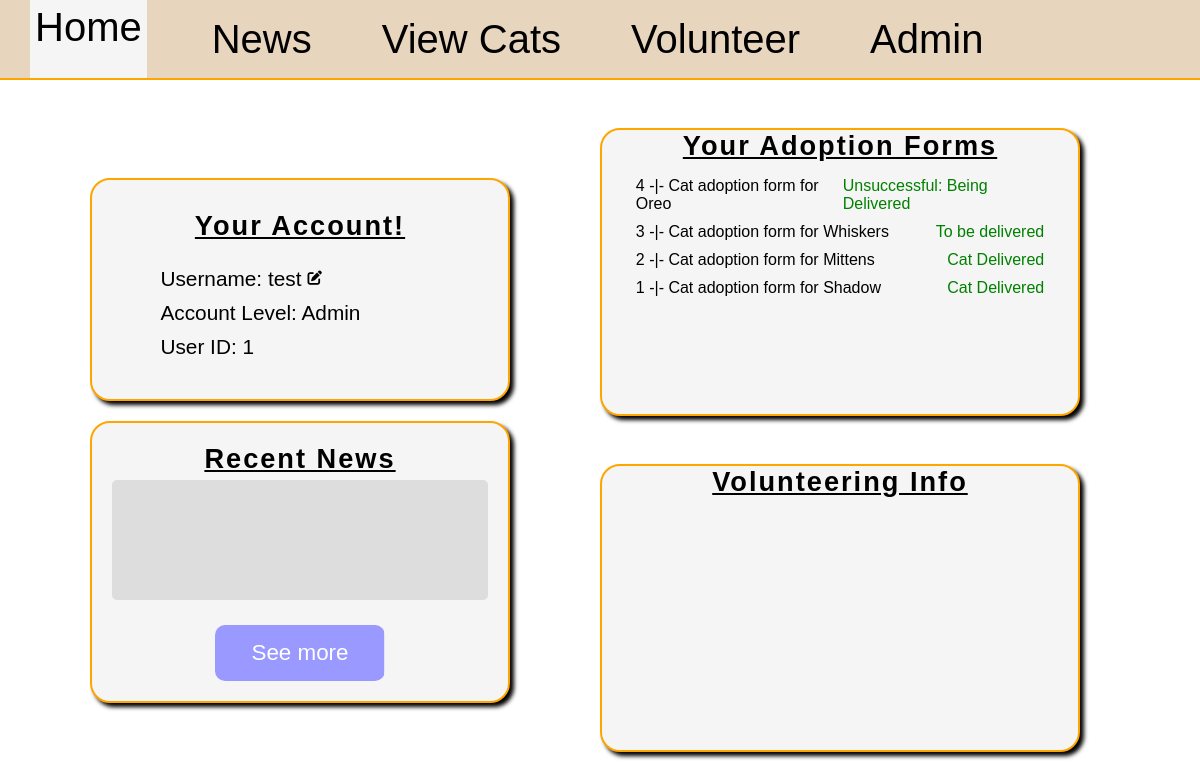
Page /home/1 on the earlier database version.
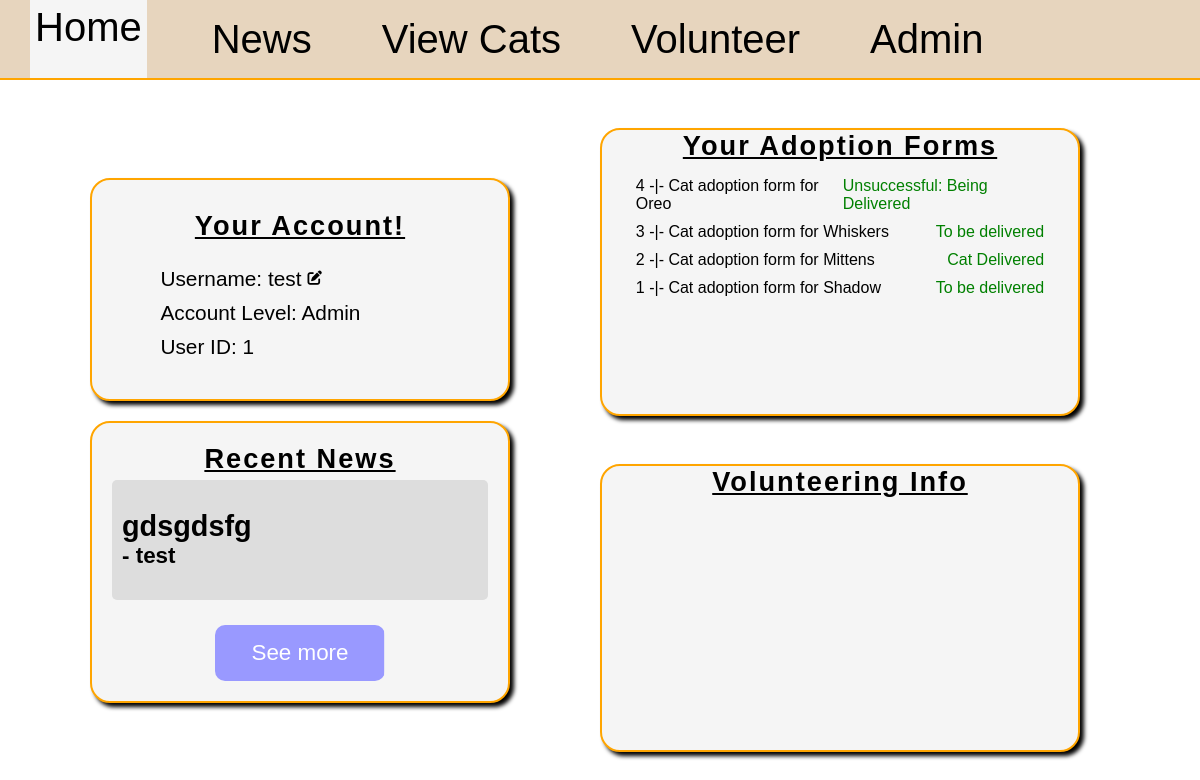
Same page on the later database version.
### main.py (models this page shows)
class User(db.Model):
    id = db.Column(db.Integer, primary_key=True)
    username = db.Column(db.String(50), nullable=False, unique=True)
    password = db.Column(db.String(50), nullable=False)
    level = db.Column(db.String(50), nullable=False)
    news = db.relationship('News', backref='author', lazy=True)
    forms = db.relationship('AdoptionForm', backref='user', lazy=True)
    volunteer_request = db.relationship('VolunteerRequest', backref='user', lazy=True)
    transport = db.relationship('CatTransport', backref='user', lazy=True)

class AdoptionForm(db.Model):
	id = db.Column(db.Integer, primary_key=True)
	address = db.Column(db.String(30), nullable=False)
	other_pets = db.Column(db.Integer, nullable=False)
	reason = db.Column(db.String(100), nullable=False)
	cat_id = db.Column(db.Integer, db.ForeignKey('cat.id'), nullable=False)
	user_id = db.Column(db.Integer, db.ForeignKey('user.id'), nullable=False)
	review = db.relationship('AdoptionFormReview', backref='form', uselist=False)

class Cat(db.Model):
	id = db.Column(db.Integer, primary_key=True)
	name = db.Column(db.String(25), nullable=False)
	bio = db.Column(db.String(100), nullable=False)
	age = db.Column(db.Integer, nullable=False)
	gender = db.Column(db.String(1), nullable=False)
	image = db.Column(db.String(100))
	room = db.Column(db.String(2))
	adopted = db.Column(db.Boolean, nullable=False, default=False)
	forms = db.relationship('AdoptionForm', backref='cat', lazy=True)
	transport = db.relationship('CatTransport', backref='cat', lazy=True, uselist=False)

class AdoptionFormReview(db.Model):
	id = db.Column(db.Integer, primary_key=True)
	status = db.Column(db.String(30), nullable=False)
	reason = db.Column(db.String(30))
	form_id = db.Column(db.Integer, db.ForeignKey('adoption_form.id'), unique=True, nullable=False)

class News(db.Model):
    id = db.Column(db.Integer, primary_key=True)
    headline = db.Column(db.String(50), nullable=False, unique=True)
    description = db.Column(db.String(250), nullable=False, unique=True)
    author_id = db.Column(db.Integer, db.ForeignKey('user.id'), nullable=False)

### main.py (the view)
@app.route('/home/<int:id>', methods=["GET", "POST"])
def home(id):
	user = User.query.filter(User.id==id).first()
	form = UsernameForm()
	newest_news = News.query.order_by(News.id.desc()).first()
	user_adoptions = AdoptionForm.query.filter(AdoptionForm.user_id==id).all()
	user_applications = VolunteerRequest.query.filter(VolunteerRequest.user_id==id).order_by(VolunteerRequest.user_id.desc()).all()
	if form.validate_on_submit():
		username = form.username.data
		found_user = User.query.filter(User.username==username).first()
		if found_user and username != user.username:
			form.username.data = user.username
			return render_template("home.html", applications=user_applications, user=user, form=form, error="exists", news=newest_news, asoptions=user_adoptions)
		else:
			user.username = username
			db.session.commit()
			return redirect(url_for("home", id=user.id))
	else:
		form.username.data = user.username
		return render_template("home.html", applications=user_applications, user=user, form=form, error="none", news=newest_news, adoptions=user_adoptions)

### templates/home.html (shortened to what this page needs)
{% extends "base.html" %}
{% block style %}
<link rel="stylesheet" href="{{ url_for('static', filename='home.css') }}">
<link rel="stylesheet" href="https://cdnjs.cloudflare.com/ajax/libs/font-awesome/6.5.0/css/all.min.css">
{% endblock %}
{% block content %}
<main>
	<section id="section-1">
	<div id="profile-div" class="page-div">
		<div id="details">
			<h2>Your Account!</h2>
			<p id="error" class="{{ error }}"></p>
			<div id="username-div">
				<p class="account-detail" id="username-show">Username: {{ user.username }}</p>
				<i class="fas fa-pen-to-square account-detail" id="edit"></i>
			</div>
			<p class="account-detail">Account Level: {{ user.level|capitalize }}</p>
			<p class="account-detail">User ID: {{ user.id }}</p>
		</div>
	</div>
	<div id="news-div" class="page-div">
		<h2>Recent News</h2>
		<div id="newest-news">
			{% if news %}
			<h3>{{ news.headline }}</h3>
			<h4>- {{ news.author.username }}</h4>
			{% else %}
			<h3></h3><h4></h4>
			{% endif %}
		</div>
		<a href="/news/{{ user.id }}" id="news-btn" class="page-link-btn">See more</a>
	</div>
	</section>
	<section id="section-2">
	<div id="adoptions-div" class="page-div">
		<h2>Your Adoption Forms</h2>
		<div id="user-adoptions">
			{% if adoptions %}
			{% for form in adoptions|reverse %}
			<div class="cat-form">
				<p class="form-link cat-adoption" id="{{ form.id }}">{{ form.id }} -|- Cat adoption form for {{ form.cat.name }}</p>
				{% if form.review %}
					{% if form.review.status=="Declined" %}
						<p class="denied">{{ form.review.status }}</p>
					{% else %}
						<p class="accepted">{{ form.review.status }}</p>
					{% endif %}
				{% endif %}
			</div>
			{% endfor %}
			{% else %}
			<p class="no-adoptions">Oh no! You don't have any adoption forms.</p>
			<p class="no-adoptions">Would you like to submit one?</p>
			<a href="/cats/{{ user.id}}" class="page-link-btn" id="adoption-btn">See cats</a>
			{% endif %}
		</div>
	</div>
	<div class="page-div" id="volunteer-div">
		<h2>Volunteering Info</h2>
	</div>
	</section>
</main>
{% endblock %}

### templates/base.html (shortened to what this page needs)
<!DOCTYPE html>
<html>
	<head>
		<link rel="stylesheet" href="{{ url_for('static', filename='styles.css') }}">
		{% block style %}{% endblock %}
	</head>
	<body>
		{% if user %}
		<header>
			<a href="/home/{{ user.id }}" id="header-home">Home</a>
			<a href="/news/{{ user.id }}" id="header-news">News</a>
			<a href="/cats/{{ user.id }}" id="header-cats">View Cats</a>
			{% if user.level == "user" %}
			<a href="/become_volunteer/{{ user.id }}" id="header-volunteer">Volunteer</a>
			{% else %}
			<a href="/is_volunteer/{{ user.id }}" id="header-volunteer">Volunteer</a>
			{% endif %}
			{% if user.level == "admin" %}
			<a href="/admin/{{ user.id }}" id="header-admin">Admin</a>
			{% endif %}
		</header>
		{% endif %}
		{% block content %}{% endblock %}
	</body>
</html>

### static/styles.css (style rules this page uses)
* { margin: 0; padding: 0; box-sizing: border-box; font-family:Arial, Helvetica, sans-serif; }
html, body { width: 100vw; height: 100vh; font-size: 16px; }
#error { color: #884444; padding: 10px; }
.selected { height: 100%; background-color: whitesmoke; }
header { width: 100%; height: 10%; background-color: rgb(231, 213, 190); display: flex; align-items: center; border-bottom: 2px solid orange; }
header a { font-size: 2.5rem; text-align: center; padding: 5px; margin-left: 30px; margin-right: 30px; position: relative; display: inline-block; text-decoration: none; color: black; }
header a::after { content: ""; position: absolute; left: 0; bottom: 0; width: 0; height: 3px; background: orange; transition: width 0.3s; }
.page-link-btn { color: white; background: linear-gradient(90deg, #ff9900 50%, #9999ff 50%); background-size: 200% 100%; background-position: right; transition: background-position 0.3s ease; border-radius: 10px; display: flex; align-items: center; justify-content: center; text-decoration: none; }

### static/home.css (style rules this page uses)
body { overflow: hidden; }
main { display: flex; justify-content: center; align-items: center; width: 100%; height: 90%; }
.page-div { border: solid orange 2px; border-radius: 20px; transition: 0.3s ease-in-out; box-shadow: 4px 4px 4px black; background-color: whitesmoke; }
#profile-div { width: 35vw; padding: 20px; display: flex; flex-direction: column; align-items: center; }
#details { padding: 5px; display: flex; flex-direction: column; align-items: center; margin: 5px; border-radius: 10px; width: 90%; }
h2 { font-size: 1.7rem; text-decoration: underline; font-weight: 900; letter-spacing: 2px; margin-bottom: 5px; }
.account-detail { font-size: 1.3rem; margin-bottom: 10px; text-align: left; width: 85%; }
#username-div { width: 85%; display: flex; justify-content: left; align-items: center; }
#username-div .account-detail { width: auto; margin-right: 6px; }
#username-div i { font-size: 0.9rem; }
#section-1 { width: 40vw; height: 100%; display: flex; flex-direction: column; align-items: center; justify-content: center; }
#news-div { margin-top: 20px; width: 35vw; display: flex; flex-direction: column; justify-content: center; align-items: center; padding: 20px; }
#newest-news { width: 100%; height: 15vh; display: flex; flex-direction: column; justify-content: center; background-color: #dddddd; padding: 10px; border-radius: 5px; }
h3 { width: 100%; font-size: 1.8rem; }
h4 { width: 100%; font-size: 1.4rem; }
#news-btn { margin-top: 25px; width: 45%; font-size: 1.4rem; height: 7vh; }
#section-2 { width: 50vw; height: 100%; display: flex; flex-direction: column; align-items: center; justify-content: space-evenly; }
#adoptions-div, #volunteer-div { width: 40vw; height: 40%; display: flex; flex-direction: column; align-items: center; }
#volunteer-div { height: 40%; }
#user-adoptions, #user-applications { width: 90%; padding: 5px; max-height: 30vh; overflow: auto; display: grid; }
.cat-form, .application-div { padding: 5px; width: 100%; border-radius: 7px; display: flex; align-items: center; justify-content: space-between; }
.form-link, .application-link { text-decoration: none; color: black; }
.accepted { color: green; }

Differences in the rows shown:
shown differently, row unchanged: User "test": author.username (not shown) → "test"
added News: headline "gdsgdsfg"
changed through a linked row, AdoptionForm "Shadow": review.status "Cat Delivered" → "To be delivered"
